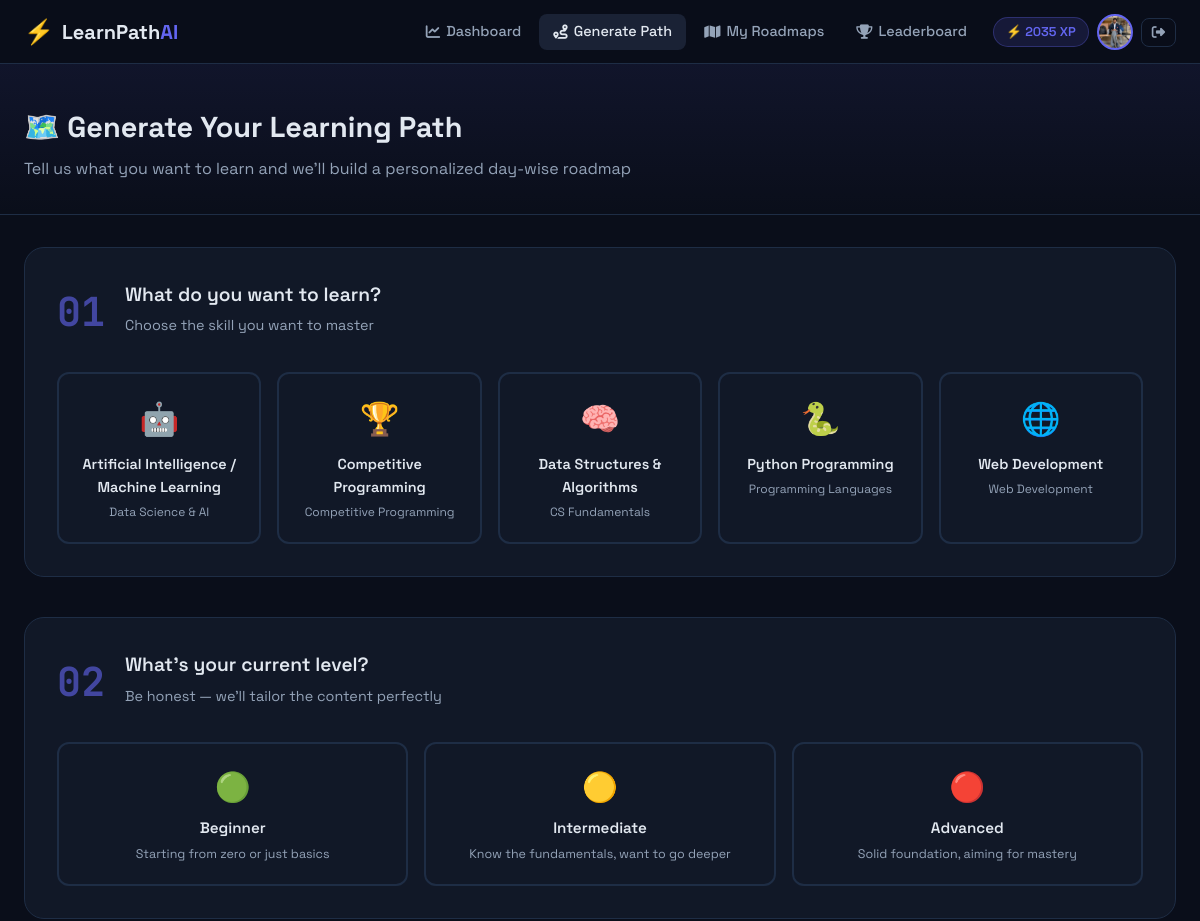
The page /roadmap/generate/ (signed in, upper part) on the database as committed earlier.
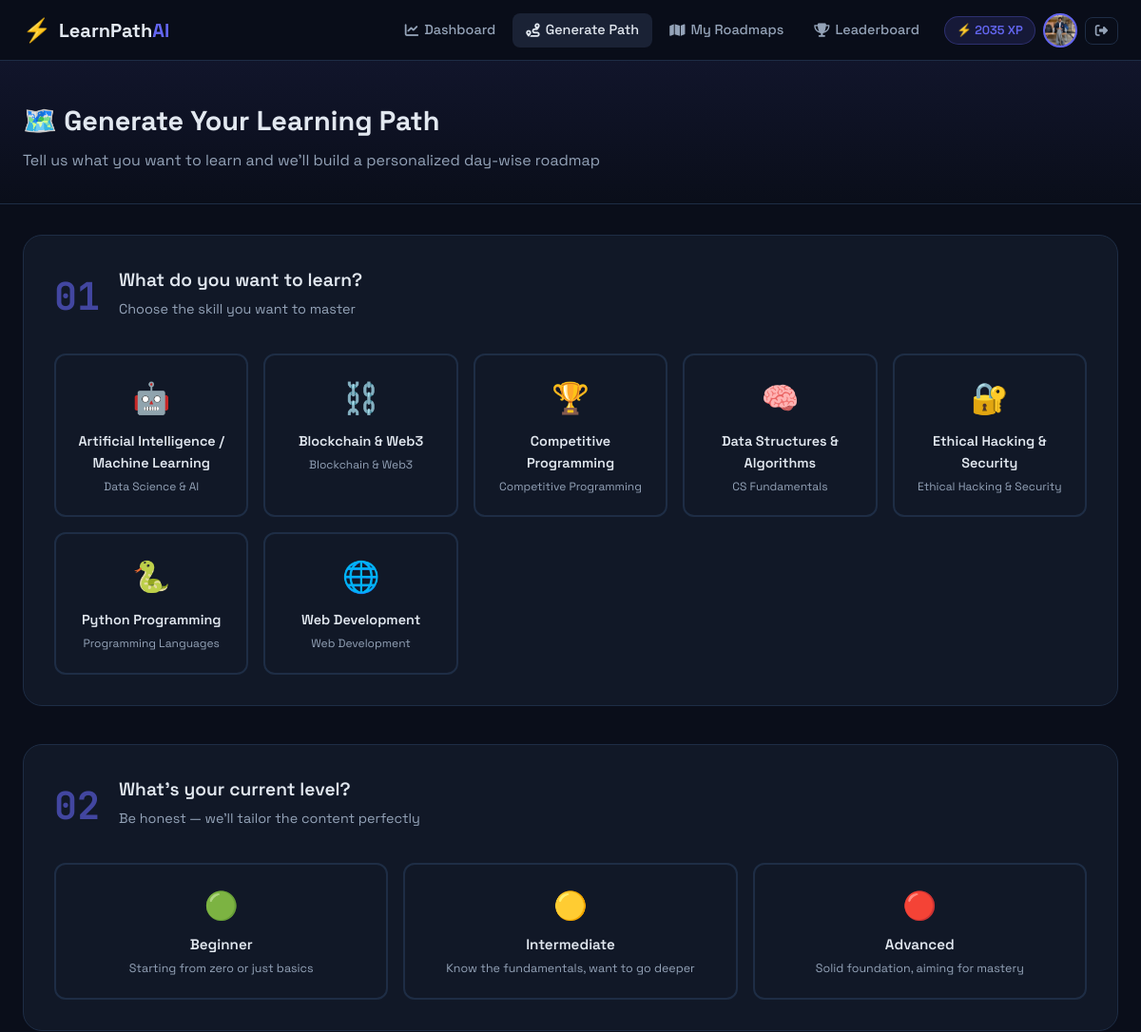
The same page on the database as committed later.
### roadmap/models.py (models this page shows, shortened)
class Skill(models.Model):
    CATEGORY_CHOICES = [
        ('cs_fundamentals', 'CS Fundamentals'),
        ('web_development', 'Web Development'),
        ('data_science', 'Data Science & AI'),
        ('programming', 'Programming Languages'),
        ('competitive', 'Competitive Programming'),
        ('blockchain', 'Blockchain & Web3'),
        ('ethical_hacking', 'Ethical Hacking & Security'),
    ]
    name = models.CharField(max_length=100, unique=True)
    slug = models.SlugField(max_length=100, unique=True)
    description = models.TextField()
    category = models.CharField(max_length=30, choices=CATEGORY_CHOICES)
    icon = models.CharField(max_length=50, default='📚')  # emoji icon
    color = models.CharField(max_length=20, default='#6366f1')  # hex color
    is_active = models.BooleanField(default=True)
    created_at = models.DateTimeField(auto_now_add=True)
    class Meta:
        ordering = ['name']
        verbose_name = 'Skill'
        verbose_name_plural = 'Skills'

### roadmap/views.py (the view, shortened to what this page needs)
# urls.py: path('generate/', views.GenerateRoadmapView.as_view(), name='generate'),
@method_decorator(login_required, name='dispatch')
class GenerateRoadmapView(View):
    template_name = 'roadmap/generate.html'
    def get(self, request):
        form = RoadmapGenerateForm()
        skills = Skill.objects.filter(is_active=True)
        return render(request, self.template_name, {'form': form, 'skills': skills})

### templates/roadmap/generate.html (shortened to what this page needs)
{% extends 'base.html' %}
{% block content %}
<div class="page-header">
    <div class="container">
        <h1>🗺️ Generate Your Learning Path</h1>
        <p>Tell us what you want to learn and we'll build a personalized day-wise roadmap</p>
    </div>
</div>
<div class="container">
    <form method="post" class="generate-form" id="generateForm">
        <div class="form-step" id="step1">
            <div class="step-header">
                <div class="step-number">01</div>
                <div><h2>What do you want to learn?</h2><p>Choose the skill you want to master</p></div>
            </div>
            <div class="skill-selector-grid">
                {% for skill in skills %}
                <label class="skill-selector-card" style="--color: {{ skill.color }}">
                    <div class="skill-card-inner">
                        <div class="skill-emoji">{{ skill.icon }}</div>
                        <div class="skill-name">{{ skill.name }}</div>
                        <div class="skill-cat">{{ skill.get_category_display }}</div>
                    </div>
                </label>
                {% endfor %}
            </div>
        </div>
        <div class="form-step">
            <div class="step-header">
                <div class="step-number">02</div>
                <div><h2>What's your current level?</h2><p>Be honest — we'll tailor the content perfectly</p></div>
            </div>
            <div class="level-selector">
                <label class="level-card">
                    <div class="level-inner">
                        <div class="level-emoji">🟢</div>
                        <div class="level-name">Beginner</div>
                        <div class="level-desc">Starting from zero or just basics</div>
                    </div>
                </label>
                <label class="level-card">
                    <div class="level-inner">
                        <div class="level-emoji">🟡</div>
                        <div class="level-name">Intermediate</div>
                        <div class="level-desc">Know the fundamentals, want to go deeper</div>
                    </div>
                </label>
                <label class="level-card">
                    <div class="level-inner">
                        <div class="level-emoji">🔴</div>
                        <div class="level-name">Advanced</div>
                        <div class="level-desc">Solid foundation, aiming for mastery</div>
                    </div>
                </label>
            </div>
        </div>
    </form>
</div>
{% endblock %}

Rows that differ between the two databases and show on the page:
added Skill: icon "⛓️", name "Blockchain & Web3", category "Blockchain & Web3"
added Skill: icon "🔐", name "Ethical Hacking & Security", category "Ethical Hacking & Security"
